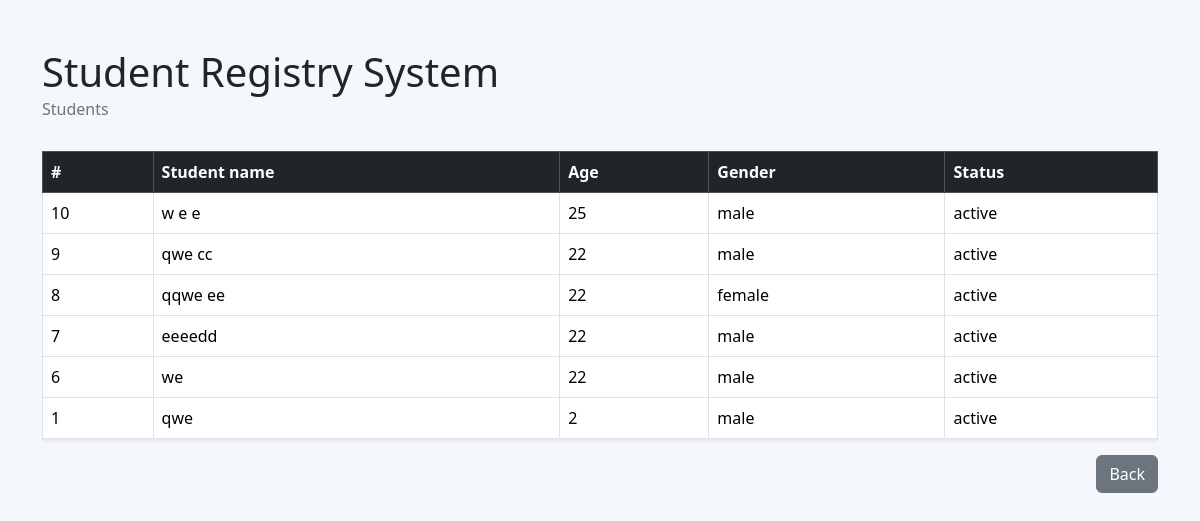
Page /view_student.php on the committed database.
### tables this page shows
CREATE TABLE `students_table` (
  `student_id` int NOT NULL,
  `student_name` varchar(50) NOT NULL,
  `student_age` int NOT NULL,
  `student_gender` varchar(10) DEFAULT NULL,
  `student_status` varchar(20) DEFAULT NULL
);

### view_student.php (the view, shortened to what this page needs)
<?php
require 'connection.php';
$result = $conn->query("SELECT * FROM students_table ORDER BY student_id DESC");
?>
<!DOCTYPE html>
<html lang="en">
<head>
    <link href="https://cdn.jsdelivr.net/npm/bootstrap@5.3.3/dist/css/bootstrap.min.css" rel="stylesheet">
</head>
<body>
    <div class="container py-5">
        <div class="d-flex justify-content-between align-items-center mb-4">
            <h1>Student Registry System<small>Students</small></h1>
        </div>
        <div class="table-responsive">
            <table class="table table-bordered table-hover shadow-sm">
                <thead class="table-dark">
                    <tr>
                        <th>#</th>
                        <th>Student name</th>
                        <th>Age</th>
                        <th>Gender</th>
                        <th>Status</th>
                    </tr>
                </thead>
                <tbody>
                    <?php while ($row = $result->fetch_assoc()): ?>
                        <tr>
                            <td><?= $row['student_id']; ?></td>
                            <td><?= htmlspecialchars($row['student_name']); ?></td>
                            <td><?= number_format($row['student_age']); ?></td>
                            <td><?= htmlspecialchars($row['student_gender'], 2); ?></td>
                            <td><?= htmlspecialchars($row['student_status'], 2); ?></td>
                        </tr>
                    <?php endwhile; ?>
                </tbody>
            </table>
            <div class="text-end">
               <a href="index.php" class="btn btn-secondary">Back</a>
            </div>
        </div>
    </div>
</body>
</html>

### view_student.php (style rules this page uses)
body { background-color: #f4f7fc; }
h1 small { font-size: 16px; display: block; margin-top: 4px; color: #6c757d; }

### rows in the picture
students_table: student_id "10", student_name "w e e", student_age "25", student_gender "male", student_status "active"
students_table: student_id "9", student_name "qwe cc", student_age "22", student_gender "male", student_status "active"
students_table: student_id "8", student_name "qqwe ee", student_age "22", student_gender "female", student_status "active"
students_table: student_id "7", student_name "eeeedd", student_age "22", student_gender "male", student_status "active"
students_table: student_id "6", student_name "we", student_age "22", student_gender "male", student_status "active"
students_table: student_id "1", student_name "qwe", student_age "2", student_gender "male", student_status "active"
